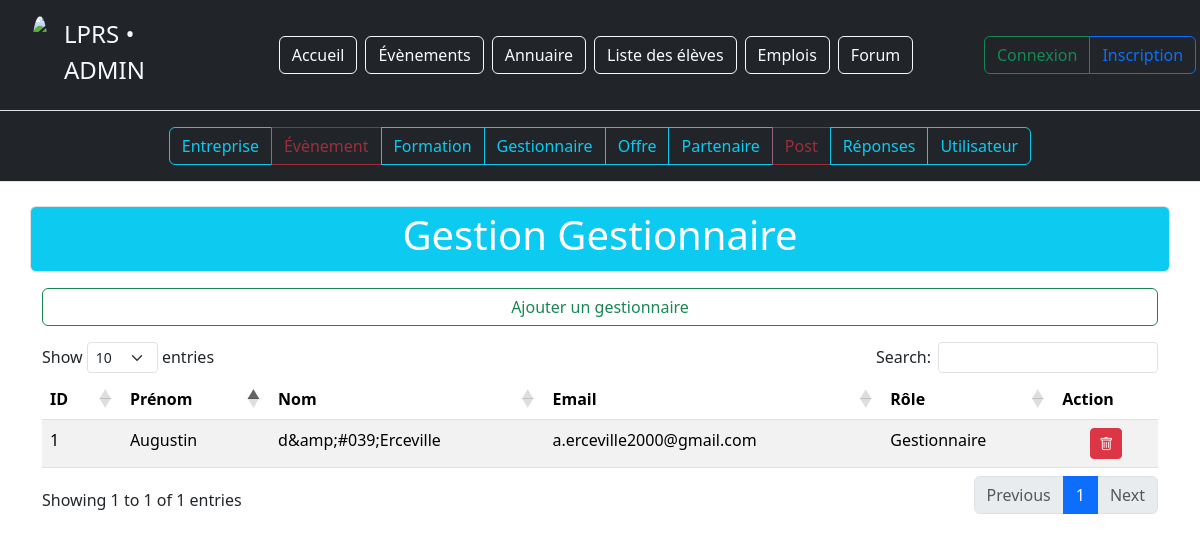
The app's page /view/crudGestionnaire/gestionnaireRead.php with its own data.
### tables this page shows
CREATE TABLE IF NOT EXISTS `utilisateur` (
                                             `id_user` int NOT NULL AUTO_INCREMENT,
                                             `nom` varchar(50) NOT NULL,
    `prenom` varchar(50) NOT NULL,
    `email` varchar(50) NOT NULL,
    `mdp` varchar(255) NOT NULL,
    `role` varchar(255) NOT NULL,
    `ref_validateur` int DEFAULT NULL,
    `avatar` varchar(255) DEFAULT NULL,
    PRIMARY KEY (`id_user`),
    KEY `fk_gestionaire_utilisateur` (`ref_validateur`)
    );

### src/repository/GestionnaireRepository.php (called while the page is built, shortened)
<?php
require_once __DIR__ . '/../modele/ModeleGestionnaire.php';
require_once __DIR__ . '/../bdd/config.php';
class GestionnaireRepository {
    private $pdo;
    public function __construct() {
        try {
            $config = new Config();
            $this->pdo = $config->connexion();
        } catch (PDOException $e) {
            throw new Exception('Erreur de connexion à la base de données : ' . $e->getMessage());
        }
    }
    public function findAll() {
        $stmt = $this->pdo->query('SELECT * FROM utilisateur WHERE role = "Gestionnaire" ORDER BY nom, prenom');
        $gestionnaires = [];
        while ($data = $stmt->fetch(PDO::FETCH_ASSOC)) {
            $gestionnaires[] = new ModeleGestionnaire($data);
        }
        return $gestionnaires;
    }
}

### src/bdd/config.php (called while the page is built)
<?php
class Config
{
     private $nomBDD = 'lprs';
     private $serveur = 'localhost';
     private $user = 'root';
     private $password = '';
     private $bdd;
     public function __construct()
     {
          try {
               $this->bdd = new PDO(
                    "mysql:host=" . $this->serveur . ";dbname=" . $this->nomBDD . ";charset=utf8",
                    $this->user,
                    $this->password,
                    [
                         PDO::ATTR_ERRMODE => PDO::ERRMODE_EXCEPTION,
                         PDO::ATTR_DEFAULT_FETCH_MODE => PDO::FETCH_ASSOC,
                         PDO::ATTR_EMULATE_PREPARES => false
                    ]
               );
          } catch (PDOException $e) {
               die("Erreur de connexion à la base de données : " . $e->getMessage());
          }
     }
     public function connexion()
     {
          return $this->bdd;
     }
}
?>

### src/modele/ModeleGestionnaire.php (called while the page is built, shortened)
<?php
class ModeleGestionnaire {
    private $id_user;
    private $prenom;
    private $nom;
    private $email;
    private $role = 'Gestionnaire';
    public function hydrate($data) {
        foreach ($data as $key => $value) {
            $method = 'set' . ucfirst($key);
        }
    }
    public function getId() {
        return $this->id_user;
    }
    public function getPrenom() {
        return $this->prenom;
    }
    public function getNom() {
        return $this->nom;
    }
    public function getEmail() {
        return $this->email;
    }
    public function getRole() {
        return $this->role;
    }
    public function setId($id) {
        $this->id_user = (int) $id;
        return $this;
    }
    public function setPrenom($prenom) {
        $this->prenom = htmlspecialchars($prenom);
        return $this;
    }
    public function setNom($nom) {
        $this->nom = htmlspecialchars($nom);
        return $this;
    }
    public function setEmail($email) {
        if (filter_var($email, FILTER_VALIDATE_EMAIL)) {
            $this->email = $email;
        }
        return $this;
    }
    public function setMdp($mdp) {
        return $this;
    }
    public function setRole($role) {
        $this->role = 'Gestionnaire';
        return $this;
    }
    public function setAvatar($avatar) {
        return $this;
    }
    public function setId_user($id) {
        return $this->setId($id);
    }
}

### view/crudGestionnaire/gestionnaireRead.php (the view, shortened to what this page needs)
<?php
require_once '../../src/modele/ModeleGestionnaire.php';
require_once '../../src/bdd/config.php';
require_once '../../src/repository/GestionnaireRepository.php';
$repo = new GestionnaireRepository();
$gestionnaires = $repo->findAll();
$page = 'Gestionnaire';
?>
<!doctype html>
<html lang="fr">
<head>
    <link rel="stylesheet" href="https://cdn.jsdelivr.net/npm/bootstrap-icons@1.11.1/font/bootstrap-icons.css">
    <link href="https://cdn.jsdelivr.net/npm/bootstrap@5.3.3/dist/css/bootstrap.min.css" rel="stylesheet">
    <link rel="stylesheet" href="https://cdn.datatables.net/1.13.6/css/dataTables.bootstrap5.min.css">
</head>
<body>
<header class="d-flex flex-wrap align-items-center justify-content-center justify-content-md-between py-3 border-bottom bg-dark">
    <div class="col-2 ms-3 mb-2 mb-md-0 text-light">
        <a href="../../accueil.php" class="d-inline-flex link-body-emphasis text-decoration-none">
            <img src="https://media.tenor.com/ifEkV-aGn3EAAAAi/fat-cat.gif"
                 class="rounded-circle mx-3"
                 style="max-width: 15%; height: auto;">
            <div class="fs-4 text-light text-uppercase">LPRS • ADMIN</div>
        </a>
    </div>
    <ul class="nav col mb-2 justify-content-center mb-md-0">
        <li class="nav-item"><a href="../../accueil.php" class="btn btn-outline-light dropdown me-2">Accueil</a></li>
        <li class="nav-item"><a href="../../evenements.php" class="btn btn-outline-light me-2">Évènements</a></li>
        <li class="nav-item"><a href="../../annuaire.php" class="btn btn-outline-light me-2">Annuaire</a></li>
        <li class="nav-item"><a href="../../listeEleves.php" class="btn btn-outline-light me-2">Liste des élèves</a></li>
        <li class="nav-item"><a href="../../emplois.php" class="btn btn-outline-light me-2">Emplois</a></li>
        <li class="nav-item"><a href="../../forum.php" class="btn btn-outline-light me-2">Forum</a></li>
    </ul>
    <div class="col-2 btn-group md-3 me-3 text-end" role="group" aria-label="Boutons utilisateur">
        <?php if (isset($_SESSION['utilisateur'])): ?>
            <a href="../../account/accountRead.php" class="btn btn-outline-primary">Mon compte</a>
            <a href="../../src/treatment/traitementDeconnexion.php" class="btn btn-outline-danger">Déconnexion</a>
        <?php else: ?>
            <a href="../../connexion.php" class="btn btn-outline-success">Connexion</a>
            <a href="../../inscription.php" class="btn btn-outline-primary">Inscription</a>
        <?php endif; ?>
    </div>
</header>
<nav class="d-flex flex-wrap align-items-center justify-content-center justify-content-md-between py-3 mb-4 border-bottom text-white bg-dark">
    <div class="nav col mb-2 justify-content-center mb-md-0">
        <div class="btn-group mx-1" role="group" aria-label="Basic example">
            <a href="../crudEntreprise/entrepriseRead.php" class="btn btn-outline-info">Entreprise</a>
            <a href="../crudEvenement/evenementRead.php" class="btn btn-outline-danger disabled">Évènement</a>
            <a href="../crudFormation/formationRead.php" class="btn btn-outline-info">Formation</a>
            <a href="../crudGestionnaire/gestionnaireRead.php" class="btn btn-outline-info">Gestionnaire</a>
            <a href="../crudOffre/offreRead.php" class="btn btn-outline-info">Offre</a>
            <a href="../crudPartenaire/partenaireRead.php" class="btn btn-outline-info">Partenaire</a>
            <a href="../crudPost/postRead.php" class="btn btn-outline-danger disabled">Post</a>
            <a href="../crudReponse/reponseRead.php" class="btn btn-outline-info">Réponses</a>
            <a href="../crudUtilisateur/utilisateurRead.php" class="btn btn-outline-info">Utilisateur</a>
        </div>
    </div>
</nav>
<section class="container banner bg-info text-white text-center py-1 rounded border">
    <h1>Gestion <?=htmlspecialchars($page)?></h1>
</section>
<section class="container text-center">
    <a href="gestionnaireCreate.php" class="btn btn-outline-success my-3 d-grid">Ajouter un gestionnaire</a>
</section>
<section class="container">
    <table id="gestionnaireTable" class="table table-striped" style="width:100%">
        <thead>
        <tr>
            <th>ID</th>
            <th>Prénom</th>
            <th>Nom</th>
            <th>Email</th>
            <th>Rôle</th>
            <th>Action</th>
        </tr>
        </thead>
        <tbody>
        <?php if (!empty($gestionnaires) && is_array($gestionnaires)): ?>
            <?php foreach ($gestionnaires as $gestionnaire): ?>
                <tr>
                    <td><?= htmlspecialchars($gestionnaire->getId()) ?></td>
                    <td><?= htmlspecialchars($gestionnaire->getPrenom()) ?></td>
                    <td><?= htmlspecialchars($gestionnaire->getNom()) ?></td>
                    <td><?= htmlspecialchars($gestionnaire->getEmail()) ?></td>
                    <td><?= htmlspecialchars($gestionnaire->getRole()) ?></td>
                    <td class="text-center">
                        <a href="gestionnaireDelete.php?id=<?= $gestionnaire->getId() ?>"
                           class="btn btn-danger btn-sm"
                           onclick="return confirm('Êtes-vous sûr de vouloir supprimer ce gestionnaire ?')">
                            <i class="bi bi-trash"></i>
                        </a>
                    </td>
                </tr>
            <?php endforeach; ?>
        <?php else: ?>
            <tr>
                <td colspan="6" class="text-center">Aucun gestionnaire trouvé</td>
            </tr>
        <?php endif; ?>
        </tbody>
    </table>
</section>
</body>
</html>

### records on screen
utilisateur: id_user "1", prenom "Augustin", nom "d&amp;#039;Erceville", email "a.erceville2000@gmail.com", role "Gestionnaire"

### other values on screen
$page "Gestionnaire"
